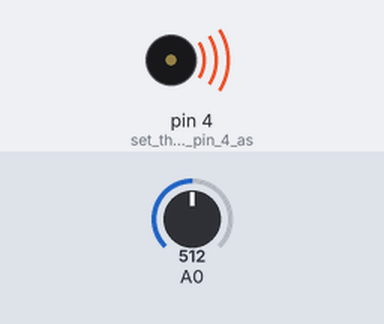
Recording of a sketch running on a simulated Arduino Uno, built with avr-gcc and run on an emulated ATmega328P. On the bench: buzzer (waves = sounding). The test bench sets the inputs (shaded band); at power-on: A0 = 512.

Above: at 0.1 s.
Timing chart, 0 to 1.6 s (numbered marks = the images above):
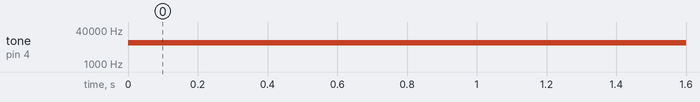

Measured:
- by itself, tone on pin 4 (set_the_digital_pin_4_as): silent → 10000 Hz at 0.00 s

The sketch:

Simple_Creation___Light_Alarm.ino
```cpp
void setup()
{
  Serial.begin(9600);  // start serial port at 9600 bps:
}
void loop()
{
  int n=analogRead(A0);   //read the value from analog pin AO
  if(n>0)                 //If there is a voltage
  {
    pinMode(4,OUTPUT);         //set the digital pin 4 as an output
    tone(4,10000);          //Generates a square wave of the frequency of 10000 Hz (and 50% duty cycle) on a pin 4
    pinMode(4,INPUT);           //set the pin 4 as an input
  }
}
```
